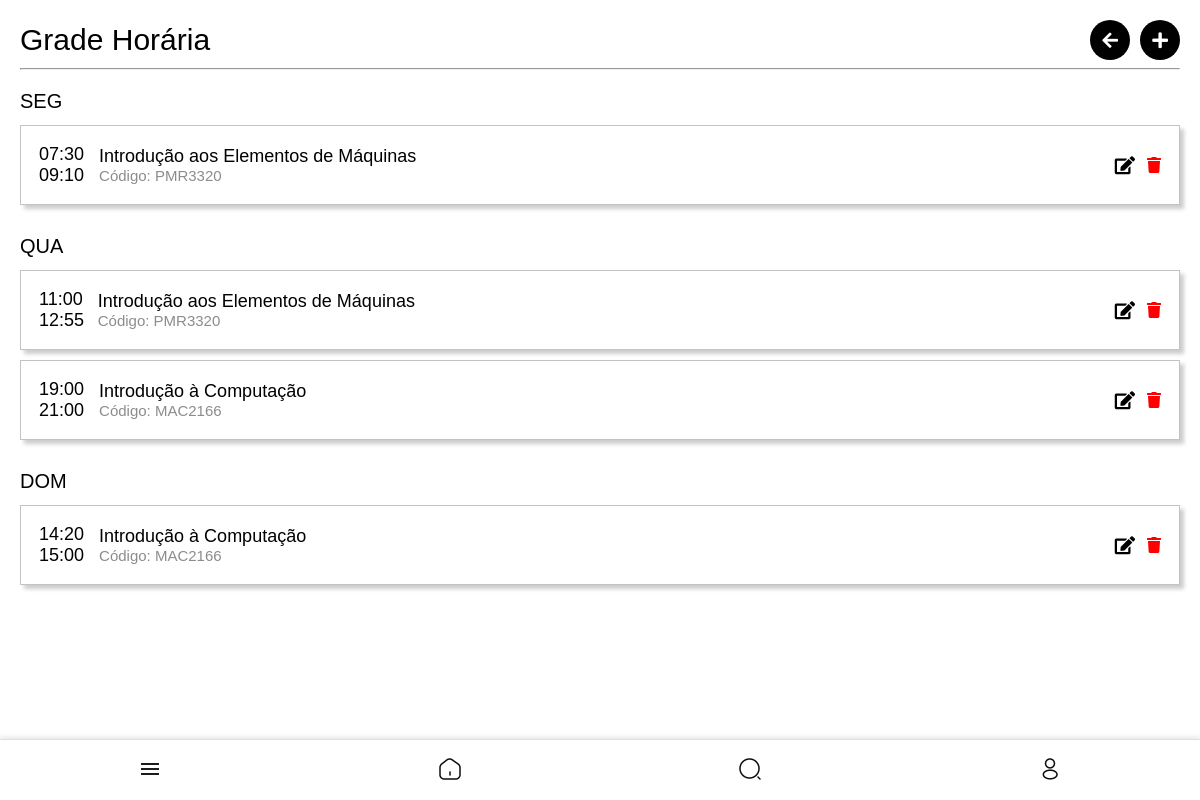
/grade-horaria/ (signed in), run on an earlier commit of the app's database.
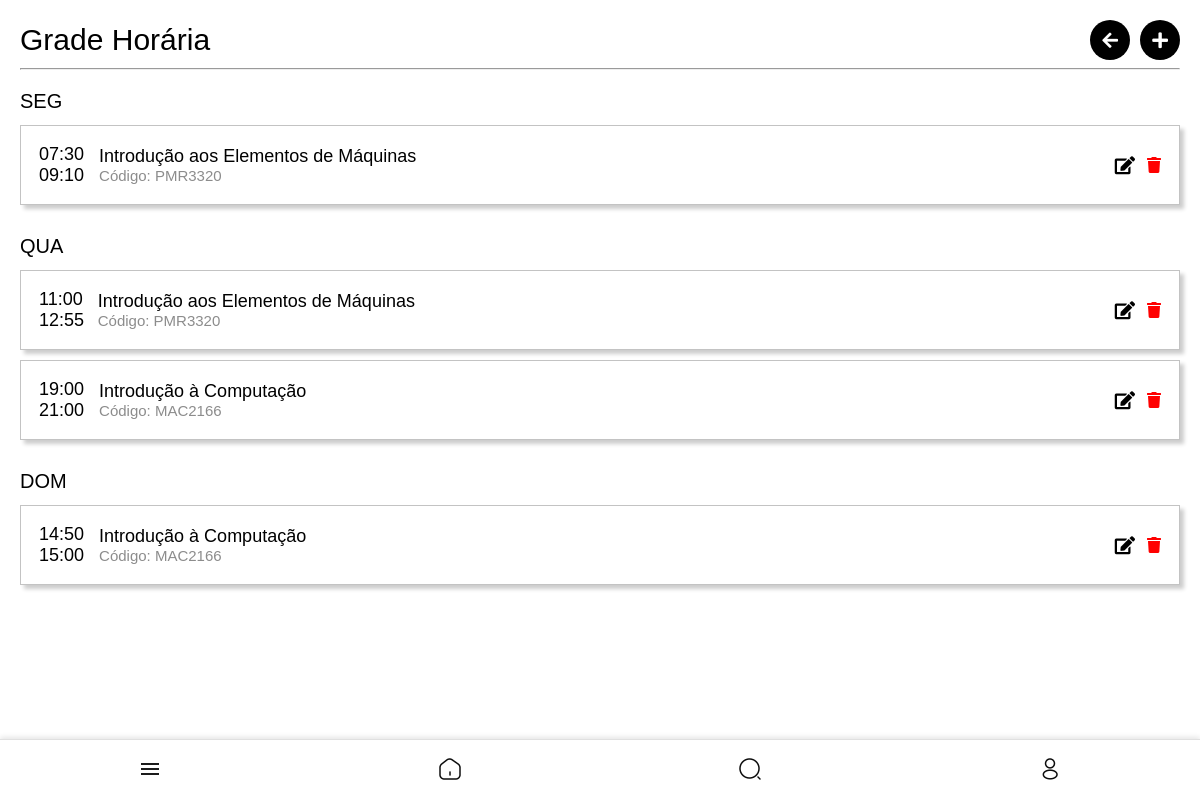
And on a later commit of the database.
### core/models.py (models this page shows, shortened)
class HorarioGrade(models.Model):
    usuario = models.ForeignKey(settings.AUTH_USER_MODEL, on_delete=models.CASCADE, related_name='horarios_grade')
    disciplina = models.ForeignKey('Disciplina', on_delete=models.CASCADE)
    dia_da_semana = models.CharField(max_length=3, choices=[
        ('SEG', 'Segunda-feira'),
        ('TER', 'Terça-feira'),
        ('QUA', 'Quarta-feira'),
        ('QUI', 'Quinta-feira'),
        ('SEX', 'Sexta-feira'),
        ('SAB', 'Sábado'),
        ('DOM', 'Domingo'),
    ])
    horario_inicio = models.TimeField()
    horario_fim = models.TimeField()

class Disciplina(models.Model):
    nome = models.CharField(max_length=255)
    codigo = models.CharField(max_length=10)
    curso = models.CharField(max_length=255)
    semestre = models.CharField(max_length=10)
    tipo = models.CharField(max_length=50)
    sala = models.ForeignKey(Sala, on_delete=models.SET_NULL, null=True, blank=True, related_name='disciplinas')
    professor_responsavel = models.ForeignKey(
        settings.AUTH_USER_MODEL,
        null=True,
        blank=True,
        on_delete=models.SET_NULL,
        limit_choices_to={'user_type': 'professor'}
    )
    turma = models.IntegerField(default=1)

### core/views.py (the view)
# urls.py: path('grade-horaria/', views.grade_horaria, name='grade_horaria'),
@login_required
def grade_horaria(request):
    horarios = request.user.horarios_grade.all().order_by('dia_da_semana', 'horario_inicio')
    dias_da_semana = ['SEG', 'TER', 'QUA', 'QUI', 'SEX', 'SAB', 'DOM']
    grade = {dia: [] for dia in dias_da_semana}
    for horario in horarios:
        grade[horario.dia_da_semana].append(horario)
    return render(request, 'core/grade_horaria.html', {'grade': grade})

### templates/core/grade_horaria.html (shortened to what this page needs)
{% extends 'core/base.html' %}
{% block content %}
<div class="disciplinas-add-container">
    <div class="header-container">
        <h1>Grade Horária</h1>
        <div class="actions">
            <a href="{% url 'disciplinas' %}" class="icon-btn">
                <i class="fa fa-arrow-left"></i>
            </a>
            <a href="{% url 'adicionar_horario_grade' %}" class="icon-btn">
              <i class="fa fa-plus"></i>
          </a>
        </div>
    </div>
    <hr>
    <div class="professores-container">
      {% with has_disciplinas=False %}
      {% for dia, horarios in grade.items %}
          {% if horarios|length > 0 %}
              <h3 style="font-size: min(20px, 6vw); margin-bottom: 1vw;">{{ dia }}</h3>
              <ul class="disciplinas-add-list">
                  {% for horario in horarios %}
                      <li class="disciplina-add-item" style="display: flex; padding: 1vw; flex-direction: row;">
                          <div style="display: flex; flex-direction: row;">
                              <div style="display: flex; flex-direction: column; flex: 1; text-align: left; font-weight: normal;">
                                  <label style="padding: min(2vw,6px) min(4vw,15px) 0 min(2vw,6px); color: black; font-weight: normal; font-size: min(18px,6vw);">
                                      {{ horario.horario_inicio }}
                                  </label>
                                  <label style="padding: 0 0 min(2vw,6px) min(2vw,6px); color: black; font-weight: normal; font-size: min(18px,6vw);">
                                      {{ horario.horario_fim }}
                                  </label>
                              </div>
                              <div style="display: flex; flex-direction: column; justify-content: center; align-items: flex-start; padding-right: min(4vw, 20px); height: 100%;">
                                  <a href="{% url 'detalhe_disciplina' horario.disciplina.id %}" class="disciplina-nome" style="font-size: min(18px, 5vw); color: black;">
                                      {{ horario.disciplina.nome }}
                                  </a>
                                  <a href="{% url 'detalhe_disciplina' horario.disciplina.id %}" class="disciplina-codigo" style="font-size: min(18px, 5vw); color: black; line-height: 1.2; font-size: min(4vw,15px); font-weight: lighter; color: #8c8c8c;">
                                      Código: {{ horario.disciplina.codigo }}
                                  </a>
                              </div>
                          </div>
                          <div style="flex: 1; display: flex; gap: 1vw; justify-content: flex-end;">
                              <a href="{% url 'editar_horario_grade' horario.id %}" class="icon-btn">
                                  <i class="fa fa-edit"></i>
                              </a>
                              <a href="{% url 'remover_horario_grade' horario.id %}" class="icon-btn remover-btn" style="color: red; margin-right: min(2vw,6px);">
                                  <i class="fa fa-trash" style="font-size: min(16px,3.8vw);"></i>
                              </a>
                          </div>
                      </li>
                  {% endfor %}
              </ul>
          {% endif %}
      {% endfor %}
      {% endwith %}
  </div>
{% endblock %}

What changed in the data, as far as the page shows it:
changed HorarioGrade "DOM": horario_inicio "14:20" → "14:50"
